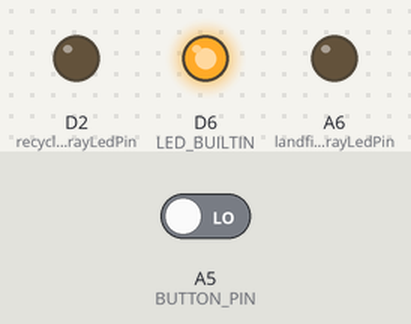
Simulated run of this sketch. Board: Arduino MKR. Parts: output pins drawn as LEDs (lit = HIGH). The test bench sets the inputs (shaded band); at power-on: A5 (BUTTON_PIN) LOW. WiFi joins after 1.5 s; servers stay silent unless stated.

Above: at 0.1 s.
At 1.6 s:
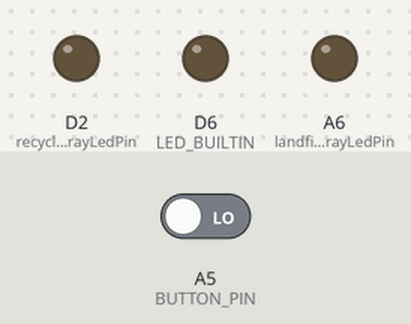
Timing chart, 0 to 3.1 s (numbered marks = the images above):
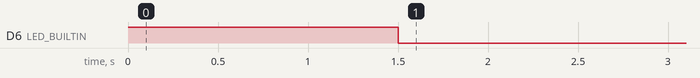

The sketch:

bin_day_arduino.ino
```cpp
#include <WiFiNINA.h>
#include "time_magic_numbers.hpp"
#include "wifi_settings.hpp"
#include "auto_generated_data.hpp"

// Arduino will get stuck if debug is enabled but the board is not connected to a pc
// #define DEBUG_OUTPUT

// #define LED_TEST
// #define BUTTON_TEST

#define BUTTON_PIN                ( 20 )

#define MAX_CONNECT_ATTEMPTS      ( 3 )
#define MAX_GET_EPOCH_ATTEMPS     ( 50 )

// Delay in seconds between using WiFi to check the time
#define TIME_DOWNLOAD_PERIOD      ( SECONDS_IN_TEN_HOURS )
// Delay between when the program should check if it's bin day
#define BINDAY_CHECK_DELAY        ( SECONDS_PER_TEN_MINUTES )
// Button poll frequency in milliseconds
#define MAIN_REFRESH_DELAY        ( 100 )
#define SLOW_BLINK_DELAY          ( 2000 )
#define FAST_BLINK_DELAY          ( 1000 )

// Global Variables
uint64_t downloadedUnixTime;              // The value returned WiFi.getTime(), in seconds
uint64_t currentUnixTime;                 // Unix time which is calculated by WiFi.getTime + time since calling Wifi.getTime
uint32_t wifiGetTimeMillis;               // The value of millis() last time WiFi.getTime was called
uint64_t lastBinDayCheckUnix;             // Unix time last time the bin data was checked
uint64_t lastButtonPressUnix;             // Unix time last time the button was pressed
uint16_t blinkSpeed[NUMBER_OF_DATASETS];  // Led blink speed in milliseconds, 0 means off and not blinking

void setup()
{
  #ifdef DEBUG_OUTPUT
  // Start Serial
  Serial.begin( 9600 );
  // Wait for Serial to start
  while ( !Serial )
  {
    delay( 100 );
  }
  #endif

  // Setup output pins
  pinMode( LED_BUILTIN, OUTPUT );
  pinMode( BUTTON_PIN, INPUT );
  for ( int dataSetNumber = 0; dataSetNumber < NUMBER_OF_DATASETS; dataSetNumber++ )
  {
    pinMode( setArray[dataSetNumber].ledPin, OUTPUT );
  }

  // --- Setup tests

  #ifdef LED_TEST
  // Test the LEDs
  digitalWrite( LED_BUILTIN, HIGH );
  delay(500);
  digitalWrite( LED_BUILTIN, LOW );
  for ( int dataSetNumber = 0; dataSetNumber < NUMBER_OF_DATASETS; dataSetNumber++ )
  {
    digitalWrite( setArray[dataSetNumber].ledPin, HIGH );
    delay(500);
    digitalWrite( setArray[dataSetNumber].ledPin, LOW );
  }
  #endif

  #ifdef BUTTON_TEST
  bool buttonState;
  while ( true )
  {
    // Read the input pin
    buttonState = digitalRead( BUTTON_PIN );
    // Write to the built in led
    digitalWrite( LED_BUILTIN, buttonState );
    delay(10);
  }
  #endif
}

void loop()
{
  // Get unix time from WiFi if needed
  refreshTime();

  // Calculate actual time
  currentUnixTime = downloadedUnixTime + ( ( millis() - wifiGetTimeMillis ) / 1000UL );

  // Check if it's bin day
  refreshBinDay();

  // Check if a button is being pressed
  readButton();

  // Process the LED states
  blinkHandler();

  // A delay which is small enough for button polling
  delay( MAIN_REFRESH_DELAY );
}

// --- Functions relating to fetching time from WiFi

void refreshTime()
{
  if ( ( downloadedUnixTime == 0U ) || ( (millis() - wifiGetTimeMillis) / 1000UL > TIME_DOWNLOAD_PERIOD ) )
  {
    // Built in LED to indicate when WiFi is being accessed
    digitalWrite( LED_BUILTIN, HIGH );
    downloadedUnixTime = getUnixFromWifi();
    wifiGetTimeMillis = millis();
    if ( downloadedUnixTime == 0U )
    {
      // Time was not acquired from WiFi, wait 10 minutes and then try again
      delay( MILLISECONDS_PER_TEN_MINUTES );
      return;
    }
    digitalWrite( LED_BUILTIN, LOW );
  }
}

uint64_t getUnixFromWifi()
{
  /*
  Connects to wifi, gets unix time, and disconnects from wifi
  Returns 0 on failure
  Makes MAX_CONNECT_ATTEMPTS attempts to connect to wifi
  */

  #ifdef DEBUG_OUTPUT
  Serial.println(" --- getUnixFromWifi() ");
  #endif

  // Check the WiFi module
  if ( WiFi.status() == WL_NO_MODULE )
  {
    digitalWrite( LED_BUILTIN, HIGH );
    #ifdef DEBUG_OUTPUT
    Serial.println( "Error: WiFi module not found" );
    #endif
    while ( true )
    {
      delay(10000);
    }
  }

  // Connect to WiFi
  int64_t status = WL_IDLE_STATUS;
  uint8_t connectAttempts = 0U;
  while ( WL_CONNECTED != status )
  {
    if ( connectAttempts++ == MAX_CONNECT_ATTEMPTS )
    {
      #ifdef DEBUG_OUTPUT
      Serial.println( "Error: Failed to connect to WiFi" );
      #endif
      return 0;
    }
    status = WiFi.begin( SSID, PASSWORD );
  }

  #ifdef DEBUG_OUTPUT
  Serial.println( "Connected to WiFi sucessfully" );
  #endif

  // Get unix epoch, may take several attempts before WiFi is properly initialised
  uint64_t unixEpoch = WiFi.getTime();
  uint8_t epochFetchAttempts = 0U;
  while ( 0 == unixEpoch )
  {
    delay( 200 );
    if ( MAX_GET_EPOCH_ATTEMPS == epochFetchAttempts++ )
    {
      #ifdef DEBUG_OUTPUT
      Serial.println( "Took too many attempts to get epoch" );
      Serial.println( "Disconnecting WiFI" );
      #endif
      WiFi.end();
      return 0;
    }
    unixEpoch = WiFi.getTime();
  }

  #ifdef DEBUG_OUTPUT
  Serial.print( "Fetched the unix epoch time in " );
  Serial.print( ++epochFetchAttempts );
  Serial.println( " attempts" );
  #endif

  return unixEpoch;
}

// --- Functions relating to checking if it's bin day

void refreshBinDay()
{
  if ( currentUnixTime - lastBinDayCheckUnix > BINDAY_CHECK_DELAY )
  {
    checkForBinDay();
    lastBinDayCheckUnix = currentUnixTime;
  }
}

void checkForBinDay()
{
  #ifdef DEBUG_OUTPUT
  Serial.println(" --- checkForBinDay()");
  Serial.print("currentUnixTime = ");
  Serial.println( currentUnixTime );
  #endif

  // For each data set (For recyling and for landfill)
  for ( uint8_t dataSetNumber = 0; dataSetNumber < NUMBER_OF_DATASETS; dataSetNumber++ )
  {
    checkBinDataset( dataSetNumber );
  }
}

void checkBinDataset( uint8_t dataSetNumber )
{
  uint64_t* arrayPtr;

  #ifdef DEBUG_OUTPUT
  Serial.print("dataSetNumber = ");
  Serial.println( dataSetNumber );
  #endif
  // For each bin day unix time
  arrayPtr = (uint64_t*) setArray[dataSetNumber].arrayStart;
  for ( uint16_t arrayIndex = 0; arrayIndex < setArray[dataSetNumber].arrayLength; arrayIndex++ )
  {
    // Check if the button has been pressed within this bin day
    if ( ( lastButtonPressUnix > *arrayPtr - SECONDS_IN_TWELVE_HOURS ) && ( lastButtonPressUnix < *arrayPtr + SECONDS_IN_NINE_HOURS ) )
    {
      #ifdef DEBUG_OUTPUT
      Serial.print( "User has pressed button near this bin day -> " );
      Serial.println( *arrayPtr );
      #endif
      blinkSpeed[dataSetNumber] = 0;
      break;
    }
    // Check if bin day is tomorrow (slow blink)
    else if ( ( currentUnixTime > *arrayPtr - SECONDS_IN_TWELVE_HOURS ) && ( currentUnixTime < *arrayPtr - SECONDS_IN_THREE_HOURS ) )
    {
      #ifdef DEBUG_OUTPUT
      Serial.print( "Slow blink triggered from this bin day -> " );
      Serial.println( *arrayPtr );
      #endif
      blinkSpeed[dataSetNumber] = SLOW_BLINK_DELAY;
      break;
    }
    // Check if bin day is today (fast blink)
    else if ( ( currentUnixTime > *arrayPtr + SECONDS_IN_SIX_HOURS ) && ( currentUnixTime < *arrayPtr - SECONDS_IN_NINE_HOURS ) )
    {
      #ifdef DEBUG_OUTPUT
      Serial.print( "Fast blink triggered from this bin day -> " );
      Serial.println( *arrayPtr );
      #endif
      blinkSpeed[dataSetNumber] = FAST_BLINK_DELAY;
      break;
    }
    // Increment pointer
    arrayPtr++;
  }
}

// --- Button functions

bool readButton()
{
  bool buttonState = digitalRead( BUTTON_PIN );
  if ( buttonState )
  {
    processButtonPress();
  }
  return buttonState;
}

void processButtonPress()
{
  lastButtonPressUnix = downloadedUnixTime + ( ( millis() - wifiGetTimeMillis ) / 1000UL );

  for ( uint8_t index = 0; index < NUMBER_OF_DATASETS; index++ )
  {
    if ( blinkSpeed[index] > 0 )
    {
      blinkSpeed[index] = 0;
    }
  }

  #ifdef DEBUG_OUTPUT
  Serial.print( "Recorded button press at " );
  Serial.println( lastButtonPressUnix );
  #endif
}

// --- LED functions

void blinkHandler()
{
  // For each LED
  for ( uint8_t dataSetNumber = 0; dataSetNumber < NUMBER_OF_DATASETS; dataSetNumber++ )
  {
    if ( blinkSpeed[dataSetNumber] == 0)
    {
      digitalWrite( setArray[dataSetNumber].ledPin, LOW );
    }
    else
    {
      digitalWrite( setArray[dataSetNumber].ledPin, ( millis() % ( blinkSpeed[dataSetNumber] * 2 ) > blinkSpeed[dataSetNumber] ) );
    }
  }
}
```

auto_generated_data.cpp
```cpp
#include <stdint.h>
#include "auto_generated_data.hpp"

// --- Data from landfill.csv

const uint64_t landfillUnixArray[] = {
	1693954800,
	1695164400,
	1696374000,
	1697583600,
	1698796800,
	1700006400,
	1701216000,
	1702425600,
	1703808000,
	1704931200,
	1706054400,
	1707264000,
	1708473600,
	1709683200,
	1710892800,
	1712098800,
	1713308400,
	1714518000,
	1715727600,
	1716937200,
	1718146800,
	1719356400,
	1720566000,
	1721775600,
};
const uint16_t landfillUnixArrayLength = 24;
const uint8_t landfillUnixArrayLedPin = 21;

// --- Data from recycling.csv

const uint64_t recyclingUnixArray[] = {
	1694646000,
	1695855600,
	1697065200,
	1698274800,
	1699488000,
	1700697600,
	1701907200,
	1703116800,
	1704499200,
	1705536000,
	1706745600,
	1707955200,
	1709164800,
	1710374400,
	1711584000,
	1712790000,
	1713999600,
	1715209200,
	1716418800,
	1717628400,
	1718838000,
	1720047600,
	1721257200,
};
const uint16_t recyclingUnixArrayLength = 23;
const uint8_t recyclingUnixArrayLedPin = 2;

// Array of structs definition

const t_binDay setArray[NUMBER_OF_DATASETS] = {
	{.arrayStart = landfillUnixArray, .arrayLength = landfillUnixArrayLength, .ledPin = landfillUnixArrayLedPin},
	{.arrayStart = recyclingUnixArray, .arrayLength = recyclingUnixArrayLength, .ledPin = recyclingUnixArrayLedPin},
};
```

auto_generated_data.hpp
```cpp
#include <stdint.h>

#define NUMBER_OF_DATASETS ( 2 )

typedef struct
{
	const uint64_t *arrayStart;
	const uint16_t arrayLength;
	const uint8_t ledPin;
} t_binDay;

const extern t_binDay setArray[NUMBER_OF_DATASETS];
```

time_magic_numbers.hpp
```cpp
#define MILLISECONDS_PER_TEN_MINUTES  ( 600000UL )

#define MILLISECONDS_PER_HOUR         ( 3600000UL )
#define MILLISECONDS_IN_TWO_HOURS     ( 7200000UL )
#define MILLISECONDS_IN_THREE_HOURS   ( 10800000UL )
#define MILLISECONDS_IN_FOUR_HOURS    ( 14400000UL )
#define MILLISECONDS_IN_FIVE_HOURS    ( 18000000UL )
#define MILLISECONDS_IN_SIX_HOURS     ( 21600000UL )
#define MILLISECONDS_IN_SEVEN_HOURS   ( 25200000UL )
#define MILLISECONDS_IN_EIGHT_HOURS   ( 28800000UL )
#define MILLISECONDS_IN_NINE_HOURS    ( 32400000UL )
#define MILLISECONDS_IN_TEN_HOURS     ( 36000000UL )
#define MILLISECONDS_IN_ELEVEN_HOURS  ( 39600000UL )
#define MILLISECONDS_IN_TWELVE_HOURS  ( 43200000UL )

#define SECONDS_PER_TEN_MINUTES       ( 600UL )
#define SECONDS_PER_HOUR              ( 3600UL )
#define SECONDS_IN_TWO_HOURS          ( 7200UL )
#define SECONDS_IN_THREE_HOURS        ( 10800UL )
#define SECONDS_IN_FOUR_HOURS         ( 14400UL )
#define SECONDS_IN_FIVE_HOURS         ( 18000UL )
#define SECONDS_IN_SIX_HOURS          ( 21600UL )
#define SECONDS_IN_SEVEN_HOURS        ( 25200UL )
#define SECONDS_IN_EIGHT_HOURS        ( 28800UL )
#define SECONDS_IN_NINE_HOURS         ( 32400UL )
#define SECONDS_IN_TEN_HOURS          ( 36000UL )
#define SECONDS_IN_ELEVEN_HOURS       ( 39600UL )
#define SECONDS_IN_TWELVE_HOURS       ( 43200UL )

#define SECONDS_PER_DAY               ( 86400UL )
```

wifi_settings.hpp
```cpp
#define SSID		( "" )
#define PASSWORD	( "" )
```

Measured:
- by itself, D6 (LED_BUILTIN): LOW → HIGH at 0.00 s, → LOW 1.5 s later
